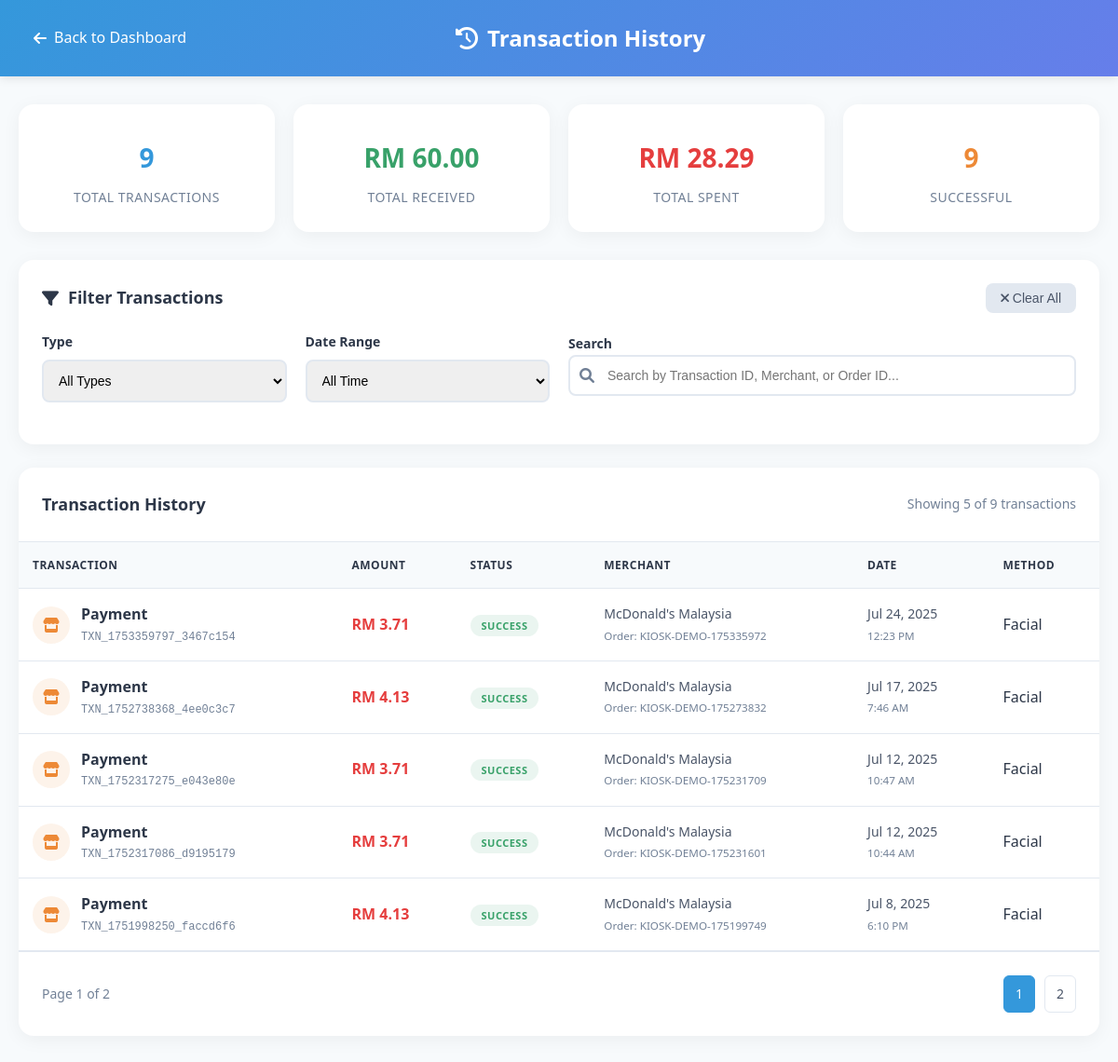
The app's page /customer_side/transaction_history.php (signed in) with its own data.
### tables this page shows
CREATE TABLE `transactions` (
  `id` int(11) NOT NULL,
  `user_id` int(11) NOT NULL,
  `transaction_id` varchar(100) DEFAULT NULL,
  `amount` decimal(10,2) NOT NULL,
  `status` enum('success','failed') DEFAULT 'success',
  `payment_method` varchar(50) DEFAULT 'facial',
  `timestamp` timestamp NOT NULL DEFAULT current_timestamp(),
  `order_id` varchar(20) DEFAULT NULL,
  `merchant_id` varchar(50) DEFAULT NULL,
  `merchant_name` varchar(100) DEFAULT NULL,
  `kiosk_id` varchar(50) DEFAULT NULL,
  `transaction_type` enum('payment','topup','transfer_send','transfer_receive','refund','Welcome Bonus') DEFAULT 'payment',
  `amount_encrypted` text DEFAULT NULL,
  `currency` varchar(3) DEFAULT 'MYR',
  `recipient_id` int(11) DEFAULT NULL,
  `merchant_info` longtext DEFAULT NULL CHECK (json_valid(`merchant_info`)),
  `failure_reason` text DEFAULT NULL,
  `metadata` longtext DEFAULT NULL CHECK (json_valid(`metadata`)),
  `ip_address` varchar(45) DEFAULT NULL,
  `user_agent` text DEFAULT NULL,
  `updated_at` timestamp NOT NULL DEFAULT current_timestamp() ON UPDATE current_timestamp()
);

### customer_side/transaction_history.php (the view, shortened to what this page needs)
<?php
$user_db_id = $_SESSION['user_db_id'] ?? null;
$items_per_page = 5;
$current_page = isset($_GET['page']) ? max(1, intval($_GET['page'])) : 1;
$offset = ($current_page - 1) * $items_per_page;
$type_filter = $_GET['type'] ?? 'all';
$date_filter = $_GET['date'] ?? 'all';
$search_filter = $_GET['search'] ?? '';
try {
    $conn = dbConnect();
    $where_conditions = ["user_id = ?"];
    $params = [$user_db_id];
    $param_types = "i";
    $where_clause = implode(" AND ", $where_conditions);
    $count_query = "SELECT COUNT(*) as total FROM transactions WHERE {$where_clause}";
    $stmt = $conn->prepare($count_query);
    if (!empty($params)) {
        $stmt->bind_param($param_types, ...$params);
    }
    $stmt->execute();
    $result = $stmt->get_result();
    $total_records = $result->fetch_assoc()['total'];
    $total_pages = ceil($total_records / $items_per_page);
    $query = "
        SELECT
            id, transaction_id, amount, status, payment_method, timestamp,
            order_id, merchant_id, merchant_name, transaction_type, currency,
            recipient_id, failure_reason, ip_address
        FROM transactions
        WHERE {$where_clause}
        ORDER BY timestamp DESC
        LIMIT ? OFFSET ?
    ";
    $stmt = $conn->prepare($query);
    $params[] = $items_per_page;
    $params[] = $offset;
    $param_types .= "ii";
    $stmt->bind_param($param_types, ...$params);
    $stmt->execute();
    $result = $stmt->get_result();
    $transactions = [];
    while ($row = $result->fetch_assoc()) {
        $transactions[] = $row;
    }
    $summary_query = "
        SELECT
            COUNT(*) as total_transactions,
            SUM(CASE WHEN amount > 0 THEN amount ELSE 0 END) as total_received,
            SUM(CASE WHEN amount < 0 THEN ABS(amount) ELSE 0 END) as total_spent,
            COUNT(CASE WHEN status = 'success' THEN 1 END) as successful_transactions
        FROM transactions
        WHERE {$where_clause}
    ";
    $stmt = $conn->prepare($summary_query);
    if (count($params) > 2) {
        $summary_params = array_slice($params, 0, -2);
        $summary_types = substr($param_types, 0, -2);
        $stmt->bind_param($summary_types, ...$summary_params);
    }
    $stmt->execute();
    $result = $stmt->get_result();
    $summary = $result->fetch_assoc();
} catch (Exception $e) {
    error_log("Transaction history error: " . $e->getMessage());
    $error = "Unable to load transaction history.";
    $transactions = [];
    $summary = [
        'total_transactions' => 0,
        'total_received' => 0,
        'total_spent' => 0,
        'successful_transactions' => 0
    ];
    $total_pages = 1;
    $total_records = 0;
}
function getStatusBadgeClass($status) {
    switch ($status) {
        case 'success': return 'status-success';
    }
}
function getTransactionIcon($type, $amount) {
    if ($amount > 0) {
        return 'fas fa-plus-circle';
    } else {
        switch ($type) {
            case 'payment': return 'fas fa-store';
        }
    }
}
function getTransactionColor($amount) {
    return $amount > 0 ? 'transaction-incoming' : 'transaction-outgoing';
}
?>
<!DOCTYPE html>
<html lang="en">
<head>
    <link rel="stylesheet" href="https://cdnjs.cloudflare.com/ajax/libs/font-awesome/6.0.0/css/all.min.css">
</head>
<body>
    <header class="header">
        <div class="header-content">
            <a href="dashboard.php" class="back-btn">
                <i class="fas fa-arrow-left"></i>
                Back to Dashboard
            </a>
            <div class="page-title">
                <i class="fas fa-history"></i>
                Transaction History
            </div>
        </div>
    </header>
    <main class="main-content">
        <div class="summary-grid">
            <div class="summary-card">
                <div class="summary-value value-primary"><?= number_format($summary['total_transactions']) ?></div>
                <div class="summary-label">Total Transactions</div>
            </div>
            <div class="summary-card">
                <div class="summary-value value-received">RM <?= number_format($summary['total_received'], 2) ?></div>
                <div class="summary-label">Total Received</div>
            </div>
            <div class="summary-card">
                <div class="summary-value value-spent">RM <?= number_format($summary['total_spent'], 2) ?></div>
                <div class="summary-label">Total Spent</div>
            </div>
            <div class="summary-card">
                <div class="summary-value value-warning"><?= number_format($summary['successful_transactions']) ?></div>
                <div class="summary-label">Successful</div>
            </div>
        </div>
        <div class="filters-section">
            <div class="filters-header">
                <div class="filters-title">
                    <i class="fas fa-filter"></i>
                    Filter Transactions
                </div>
                <button class="clear-filters" onclick="clearAllFilters()">
                    <i class="fas fa-times"></i> Clear All
                </button>
            </div>
            <form method="GET" id="filtersForm">
                <div class="filters-grid">
                    <div class="filter-group">
                        <label class="filter-label">Type</label>
                        <select name="type" class="filter-select" onchange="this.form.submit()">
                            <option value="all" <?= $type_filter === 'all' ? 'selected' : '' ?>>All Types</option>
                        </select>
                    </div>
                    <div class="filter-group">
                        <label class="filter-label">Date Range</label>
                        <select name="date" class="filter-select" onchange="this.form.submit()">
                            <option value="all" <?= $date_filter === 'all' ? 'selected' : '' ?>>All Time</option>
                        </select>
                    </div>
                    <div class="search-container">
                        <label class="filter-label">Search</label>
                        <div style="position: relative;">
                            <i class="fas fa-search search-icon"></i>
                            <input type="text" name="search" class="search-input"
                                   placeholder="Search by Transaction ID, Merchant, or Order ID..."
                                   value="<?= htmlspecialchars($search_filter) ?>">
                        </div>
                    </div>
                </div>
            </form>
        </div>
        <div class="transactions-section">
            <div class="transactions-header">
                <div class="transactions-title">Transaction History</div>
                <div class="results-count">
                    Showing <?= count($transactions) ?> of <?= number_format($total_records) ?> transactions
                </div>
            </div>
            <?php if (count($transactions) > 0): ?>
                <table class="transactions-table">
                    <thead>
                        <tr>
                            <th>Transaction</th>
                            <th>Amount</th>
                            <th>Status</th>
                            <th>Merchant</th>
                            <th>Date</th>
                            <th>Method</th>
                        </tr>
                    </thead>
                    <tbody>
                        <?php foreach ($transactions as $transaction): ?>
                            <tr class="transaction-row">
                                <td>
                                    <div class="transaction-info">
                                        <div class="transaction-icon <?= getTransactionColor($transaction['amount']) ?>">
                                            <i class="<?= getTransactionIcon($transaction['transaction_type'], $transaction['amount']) ?>"></i>
                                        </div>
                                        <div class="transaction-details">
                                            <h4><?= ucwords(str_replace('_', ' ', $transaction['transaction_type'])) ?></h4>
                                            <div class="transaction-id"><?= htmlspecialchars($transaction['transaction_id']) ?></div>
                                        </div>
                                    </div>
                                </td>
                                <td class="amount-cell">
                                    <span class="<?= $transaction['amount'] > 0 ? 'amount-positive' : 'amount-negative' ?>">
                                        <?= $transaction['amount'] > 0 ? '+' : '' ?>RM <?= number_format(abs($transaction['amount']), 2) ?>
                                    </span>
                                </td>
                                <td>
                                    <span class="status-badge <?= getStatusBadgeClass($transaction['status']) ?>">
                                        <?= ucfirst($transaction['status']) ?>
                                    </span>
                                </td>
                                <td>
                                    <div class="merchant-info">
                                        <?= $transaction['merchant_name'] ? htmlspecialchars($transaction['merchant_name']) : 'N/A' ?>
                                        <?php if ($transaction['order_id']): ?>
                                            <br><small style="color: var(--text-light);">Order: <?= htmlspecialchars($transaction['order_id']) ?></small>
                                        <?php endif; ?>
                                    </div>
                                </td>
                                <td>
                                    <div class="date-info">
                                        <?= date('M j, Y', strtotime($transaction['timestamp'])) ?>
                                        <br><small style="color: var(--text-light);"><?= date('g:i A', strtotime($transaction['timestamp'])) ?></small>
                                    </div>
                                </td>
                                <td>
                                    <span style="text-transform: capitalize;">
                                        <?= htmlspecialchars($transaction['payment_method']) ?>
                                    </span>
                                </td>
                            </tr>
                        <?php endforeach; ?>
                    </tbody>
                </table>
                <?php if ($total_pages > 1): ?>
                    <div class="pagination-section">
                        <div class="pagination-info">
                            Page <?= $current_page ?> of <?= $total_pages ?>
                        </div>
                        <div class="pagination-controls">
                            <?php
                            $start_page = max(1, $current_page - 2);
                            $end_page = min($total_pages, $current_page + 2);
                            for ($i = $start_page; $i <= $end_page; $i++):
                            ?>
                                <a href="?<?= http_build_query(array_merge($_GET, ['page' => $i])) ?>"
                                   class="pagination-btn <?= $i === $current_page ? 'active' : '' ?>">
                                    <?= $i ?>
                                </a>
                            <?php endfor; ?>
                        </div>
                    </div>
                <?php endif; ?>
            <?php endif; ?>
        </div>
    </main>
</body>
</html>

### records on screen
transactions: transaction_type "Payment", transaction "TXN_1753359797_3467c154", amount "3.71", status "SUCCESS", merchant_name "McDonald's Malaysia", order "KIOSK-DEMO-175335972", timestamp "Jul 24, 2025", timestamp "12:23 PM", payment_method "Facial"
transactions: transaction_type "Payment", transaction "TXN_1752738368_4ee0c3c7", amount "4.13", status "SUCCESS", merchant_name "McDonald's Malaysia", order "KIOSK-DEMO-175273832", timestamp "Jul 17, 2025", timestamp "7:46 AM", payment_method "Facial"
transactions: transaction_type "Payment", transaction "TXN_1752317275_e043e80e", amount "3.71", status "SUCCESS", merchant_name "McDonald's Malaysia", order "KIOSK-DEMO-175231709", timestamp "Jul 12, 2025", timestamp "10:47 AM", payment_method "Facial"
transactions: transaction_type "Payment", transaction "TXN_1752317086_d9195179", amount "3.71", status "SUCCESS", merchant_name "McDonald's Malaysia", order "KIOSK-DEMO-175231601", timestamp "Jul 12, 2025", timestamp "10:44 AM", payment_method "Facial"
transactions: transaction_type "Payment", transaction "TXN_1751998250_faccd6f6", amount "4.13", status "SUCCESS", merchant_name "McDonald's Malaysia", order "KIOSK-DEMO-175199749", timestamp "Jul 8, 2025", timestamp "6:10 PM", payment_method "Facial"

### other values on screen
$summary['total_transactions'] "9"
$summary['total_received'] "60.00"
$summary['total_spent'] "28.29"
$summary['successful_transactions'] "9"
count($transactions) "5"
$total_records "9"
$current_page "1"
$total_pages "2"
